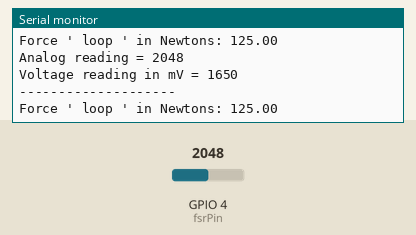
Simulated run of this sketch. Board: ESP32. Parts: the last lines printed to the serial monitor. The inputs (shaded band) are chosen by the test bench; at power-on: GPIO 4 (fsrPin) = 2048.

Above: at 1.8 s.
1.9 s: GPIO 4 (fsrPin) set to 0
At 2.8 s:
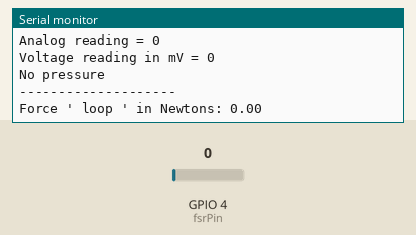
4.6 s: GPIO 4 (fsrPin) set to 4095
At 5.6 s:
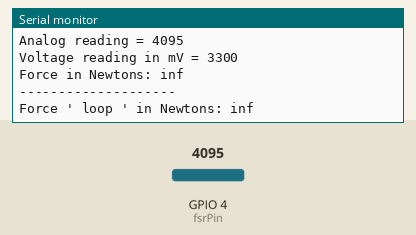
Timing chart, 0 to 7.6 s (numbered marks = the images above; inputs shaded):
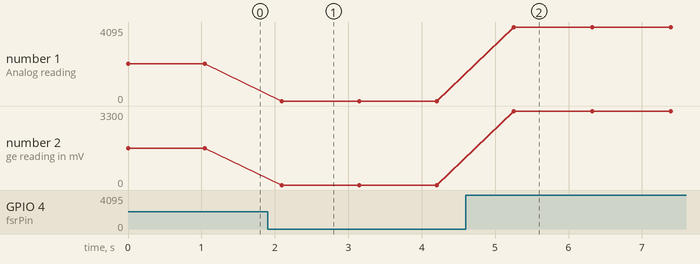

The sketch:

FSR.ino
```cpp
char fsrPin = 4;     // the FSR and 10K pulldown are connected to a0

float FSR_Read(char FSR_Pin){
int fsrReading;     // the analog reading from the FSR resistor divider
int fsrVoltage;     // the analog reading converted to voltage
float fsrResistance;  // The voltage converted to resistance
float fsrConductance;
float fsrForce;       // Finally, the resistance converted to force
  fsrReading = analogRead(FSR_Pin);
  Serial.print("Analog reading = ");
  Serial.println(fsrReading);

  // analog voltage reading ranges from about 0 to 1023 which maps to 0V to 5V (= 5000mV)
 fsrVoltage = map(fsrReading, 0, 4095, 0, 3300);
  Serial.print("Voltage reading in mV = ");
  Serial.println(fsrVoltage);
  if (fsrVoltage == 0) {
    Serial.println("No pressure");
     fsrForce=0;
  } else {
    // The voltage = Vcc * R / (R + FSR) where R = 10K and Vcc = 5V
    // so FSR = ((Vcc - V) * R) / V        yay math!
    fsrResistance = 3300 - fsrVoltage;     // fsrVoltage is in millivolts so 3.3V = 3300mV
    fsrResistance *= 10000;                // 10K resistor
    fsrResistance /= fsrVoltage;
    //Serial.print("FSR resistance in ohms = ");
    //Serial.println(fsrResistance);

    fsrConductance = 1000000;           // we measure in micromhos so
    fsrConductance /= fsrResistance;
    //Serial.print("Conductance in microMhos: ");
    //Serial.println(fsrConductance);

    // Use the two FSR guide graphs to approximate the force
    if (fsrConductance <= 1000) {
      fsrForce = fsrConductance / 0.8;
      //Serial.print("Force in Newtons: ");
      //Serial.println(fsrForce);
    } else {
      fsrForce = fsrConductance - 1000;
      fsrForce /= 50;
      Serial.print("Force in Newtons: ");
      Serial.println(fsrForce);

    }
  }
  Serial.println("--------------------");
  //delay(1000);
  return (fsrForce);
  }

void setup(void) {
  Serial.begin(9600);   // We'll send debugging information via the Serial monitor
}

void loop(void) {
  float F = FSR_Read(fsrPin);
  Serial.print("Force ' loop ' in Newtons: ");
  Serial.println(F);
  delay(1000);
}
```

Measured:
- after the input at 1.9 s, the serial monitor: prints a new line after 0.20 s (image 1)
- after the input at 4.6 s, the serial monitor: prints a new line after 0.66 s (image 2)
- plotted number 1: 2048 → 0 after the input at 1.9 s, 0 → 4095 after the input at 4.6 s
- plotted number 2: 1650 → 0 after the input at 1.9 s, 0 → 3300 after the input at 4.6 s
